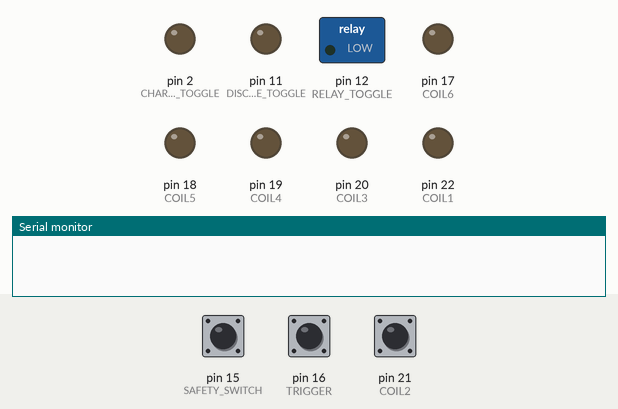
Recording of a sketch running on a simulated Arduino Mega 2560, built with avr-gcc and run on an emulated ATmega2560. Shown: switched loads named in the sketch (green lamp = pin HIGH), output pins drawn as LEDs (lit = HIGH), the last lines printed to the serial monitor. Inputs (shaded band) come from the test bench; at power-on: pin 15 (SAFETY_SWITCH) HIGH, pin 21 (COIL2) HIGH, pin 16 (TRIGGER) HIGH.

Above: at 1.2 s.
1.3 s: pin 15 (SAFETY_SWITCH) pulled LOW for 0.15 s
At 1.37 s:
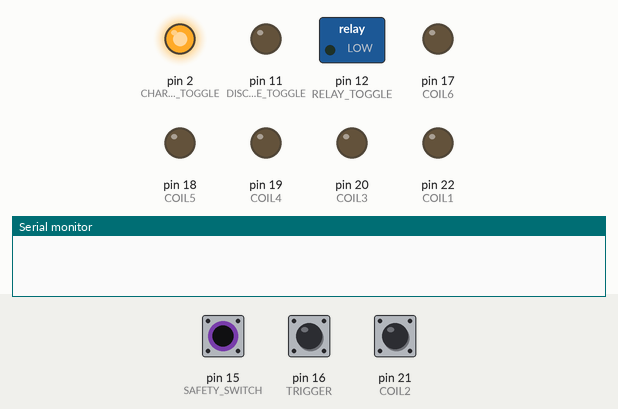
2.9 s: pin 21 (COIL2) pulled LOW for 0.15 s
At 2.97 s:
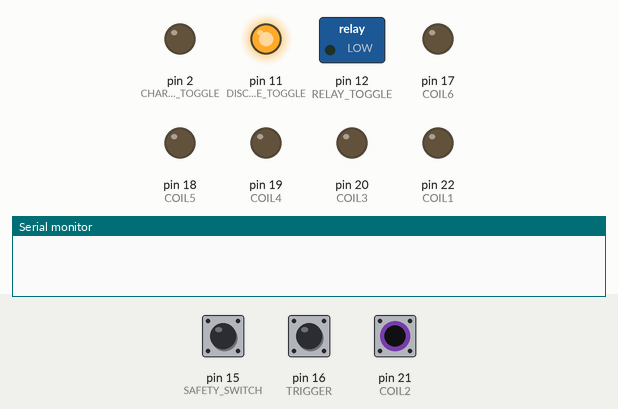
4.5 s: pin 16 (TRIGGER) pulled LOW for 0.15 s
6.1 s: pin 15 (SAFETY_SWITCH) pulled LOW for 3.2 s
At 6.9 s:
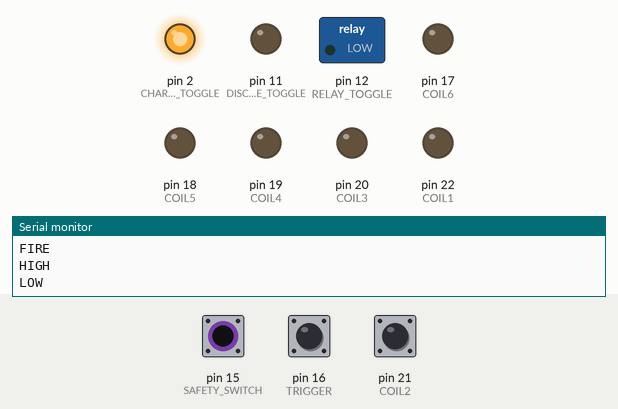
10.8 s: pin 21 (COIL2) pulled LOW for 3.2 s
At 11.6 s:
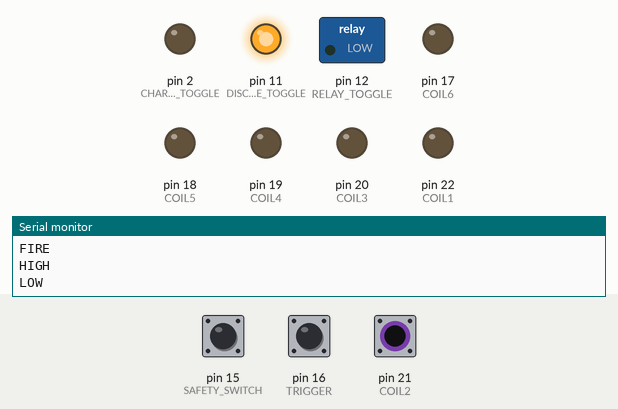
Timing chart, 0 to 15.5 s (numbered marks = the images above; inputs shaded):
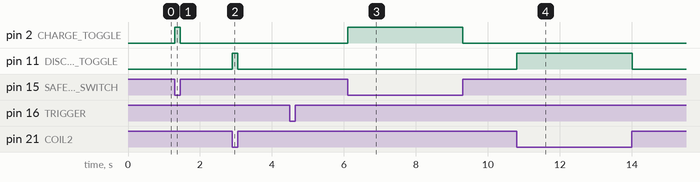

Measured:
- after the input at 1.3 s, pin 2 (CHARGE_TOGGLE): LOW → HIGH at once, → LOW 0.15 s later
- after the input at 2.9 s, pin 11 (DISCHARGE_TOGGLE): LOW → HIGH at once, → LOW 0.15 s later
- after the input at 6.1 s, pin 2 (CHARGE_TOGGLE): LOW → HIGH at once, → LOW 3.2 s later
- after the input at 10.8 s, pin 11 (DISCHARGE_TOGGLE): LOW → HIGH at once, → LOW 3.2 s later

The sketch:

coilgun.ino
```cpp
#include "coilgun.h"


void setup ()
{
  pinMode(CHARGE_TOGGLE, OUTPUT);
  digitalWrite(CHARGE_TOGGLE, LOW);

  pinMode(FAULT, INPUT);

  pinMode(DONE, INPUT);

  pinMode(DISCHARGE_TOGGLE, OUTPUT);
  digitalWrite(DISCHARGE_TOGGLE, LOW);

  pinMode(VOLTAGE_SENS, INPUT);

  pinMode(RELAY_TOGGLE, OUTPUT);
  digitalWrite(RELAY_TOGGLE, LOW);

  pinMode(TRIGGER, INPUT_PULLUP);

  pinMode(SAFETY_SWITCH, INPUT_PULLUP);

  //Serial1.begin(115200);
  //fire_servo.attach(SERVO, 0, 2500);
  //neoPixel.begin();
  //neoPixel.setBrightness(MAX_BRIGHTNESS);

  pinMode(COIL1, OUTPUT);
  digitalWrite(COIL1, LOW);

  pinMode(COIL2, INPUT_PULLUP);
  //digitalWrite(COIL2, LOW);

  pinMode(COIL3, OUTPUT);
  digitalWrite(COIL3, LOW);

  pinMode(COIL4, OUTPUT);
  digitalWrite(COIL4, LOW);

  pinMode(COIL5, OUTPUT);
  digitalWrite(COIL5, LOW);

  pinMode(COIL6, OUTPUT);
  digitalWrite(COIL6, LOW);

  Serial.begin(115200);
}

void loop ()
{
  if (digitalRead(TRIGGER) != 1)
  {
    delay(5);
    while(digitalRead(TRIGGER) != 1)
    {}
    Serial.println("FIRE");
    digitalWrite(COIL1, HIGH);
    Serial.println("HIGH");
    delayMicroseconds(40);
    digitalWrite(COIL1, LOW);
    Serial.println("LOW");
  }
  if(!digitalRead(SAFETY_SWITCH))
  {
    digitalWrite(CHARGE_TOGGLE, HIGH);
    while(!digitalRead(SAFETY_SWITCH));
    digitalWrite(CHARGE_TOGGLE, LOW);
  }
  if(!digitalRead(COIL2))
  {
    while(!digitalRead(COIL2))
    {
      digitalWrite(CHARGE_TOGGLE, LOW);
      digitalWrite(DISCHARGE_TOGGLE, HIGH);
    }

    digitalWrite(DISCHARGE_TOGGLE, LOW);
  }
}
  /* this code for actual gun
  int volt = readVoltage();                          // a variable to store the reading

  if (!digitalRead(SAFETY_SWITCH))
  {
    SAFETY_STATE = 1;
    Serial1.print("t3.bco=1632");
    Serial1.print("\xFF\xFF\xFF");
  }
  else if (digitalRead(SAFETY_SWITCH))
  {
    Serial1.print("t3.bco=63488");
    Serial1.print("\xFF\xFF\xFF");
    discharge();
    SAFETY_STATE = 0;
  }
  if (SAFETY_STATE)
  {
    bool trigger_state = digitalRead(TRIGGER);
    if (!trigger_state)
    {
      coilFire();
    }
    LCDRead();
    LCDWrite();
  }
}


void charge()
{
  bool charging = false;
  int voltage = 0;

  while (1)
  {
    LCDWrite();
    if (digitalRead(SAFETY_SWITCH))
    {
      digitalWrite(CHARGE_TOGGLE, LOW);
      digitalWrite(DISCHARGE_TOGGLE, LOW);
      Serial1.print("t3.bco=63488");
      Serial1.print("\xFF\xFF\xFF");
      discharge();
      SAFETY_STATE = 0;
    }
    if (SAFETY_STATE == 0)
    {
      digitalWrite(CHARGE_TOGGLE, LOW);
      charging = false;
      return;
    }

    voltage = readVoltage();

    if (voltage >= MAX_VOLT)
    {
      digitalWrite(CHARGE_TOGGLE, LOW);
      charging = false;
      return;
    }
    else if (!charging)
    {
      digitalWrite(CHARGE_TOGGLE, HIGH);
      charging = true;
    }
  }
}

void discharge()
{
  bool discharging = false;
  int voltage = 0;

  while (1)
  {
    LCDWrite();
    if (digitalRead(SAFETY_SWITCH))
    {
      digitalWrite(CHARGE_TOGGLE, LOW);
      digitalWrite(DISCHARGE_TOGGLE, LOW);
      Serial1.print("t3.bco=63488");
      Serial1.print("\xFF\xFF\xFF");
      discharge();
      SAFETY_STATE = 0;
    }
    if (SAFETY_STATE == 0)
    {
      digitalWrite(DISCHARGE_TOGGLE, LOW);
      return;
    }

    voltage = readVoltage();
    if(!discharging)
    {
      digitalWrite(DISCHARGE_TOGGLE, HIGH);
      discharging = true;
    }
    if (voltage <= (MIN_VOLT+10))
    {
      digitalWrite(DISCHARGE_TOGGLE, LOW);
      return;
    }
  }
}

void coilFire()
{
  digitalWrite(COIL1, HIGH);
  delayMicroseconds(3);
  digitalWrite(COIL1, LOW);

  digitalWrite(COIL2, HIGH);
  delayMicroseconds(3);
  digitalWrite(COIL2, LOW);

  digitalWrite(COIL3, HIGH);
  delayMicroseconds(3);
  digitalWrite(COIL3, LOW);

  digitalWrite(COIL4, HIGH);
  delayMicroseconds(3);
  digitalWrite(COIL4, LOW);

  digitalWrite(COIL5, HIGH);
  delayMicroseconds(3);
  digitalWrite(COIL5, LOW);

  digitalWrite(COIL6, HIGH);
  delayMicroseconds(3);
  digitalWrite(COIL6, LOW);
}
*/
int readVoltage()
{
  int voltage = 0;
  voltage = map(analogRead(VOLTAGE_SENS), VOLT_ADC_MIN, VOLT_ADC_MAX, MIN_VOLT, MAX_VOLT);
  return voltage;
}
/*
void LCDRead()
{
  String command;
  if ((millis() - refresh_timer2) > REFRESH_TIME2)
  {
    if (Serial1.available())
    {
      command = Serial1.readStringUntil('\n');
      command.trim();
      Serial.print("Received Command: ");
      Serial.println(command);

      if (command.equals("DIS"))
      {
        discharge();
      }
      if (command.equals("CHG"))
      {
        charge();
      }
    }
  }
}

void LCDWrite()
{
  if ((millis() - refresh_timer) > REFRESH_TIME)
  {
    int volt = readVoltage();
    Serial1.print("n0.val=");
    Serial1.print(volt);
    Serial1.print("\xFF\xFF\xFF");
    refresh_timer = millis();
  }
}*/
```

coilgun.h
```cpp
#ifndef COILGUN_H
#define COILGUN_H

#include <arduino.h>
#include <string.h>
#include <Servo.h>
#include <Adafruit_NeoPixel.h>

bool SAFETY_STATE =      0; // 0 = safe (discharge gun), 1 = fire (normal operation)
#define COIL_NUM                  6
#define VOLT_ADC_MIN              0
#define VOLT_ADC_MAX              1024
const int MAX_VOLT =            350;
const int MIN_VOLT =            0;

const int REFRESH_TIME = 1000;            // time to refresh the Nextion page every 100 ms
unsigned long refresh_timer = millis();  // timer for refreshing Nextion's page
const int REFRESH_TIME2 = 1000;           // time to refresh the Nextion page every 100 ms
unsigned long refresh_timer2 = millis(); // timer for refreshing Nextion's page

// -------- PIN DEFINITIONS --------

//Charge Board
#define CHARGE_TOGGLE       2
#define FAULT               3
#define DONE                4

//Relay Board
#define DISCHARGE_TOGGLE    11
#define VOLTAGE_SENS        14
#define RELAY_TOGGLE        12

//HMI and other
#define TRIGGER             16
#define SAFETY_SWITCH       15
#define LCD_SERIAL          Serial1
#define LCD_TX              1
#define LCD_RX              0
#define LED_DATA            7
#define MAX_BRIGHTNESS      70
#define LED_COUNT           3
Adafruit_NeoPixel neoPixel = Adafruit_NeoPixel(LED_COUNT, LED_DATA);
#define SERVO               8
Servo fire_servo;


//Coil Boards
#define COIL1               22
#define COIL2               21
#define COIL3               20
#define COIL4               19
#define COIL5               18
#define COIL6               17

void interrupt();
void charge();
void discharge();
void coilFire();
int readVoltage();
void LCDRead();
void LCDWrite();

#endif
```
